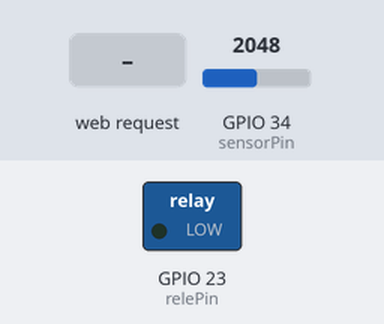
Recording of a sketch running on a simulated ESP32. Parts: switched loads named in the sketch (green lamp = pin HIGH). The inputs (shaded band) are chosen by the test bench; at power-on: GPIO 34 (sensorPin) = 2048 (analog values on the 0–4095 scale). WiFi joins after 1.5 s; servers stay silent unless stated; uploads are accepted with an empty reply; what the sketch prints to the serial monitor is not drawn.

Above: at 2.7 s.
2.8 s: HTTP request GET /ligar received
At 3.3 s:
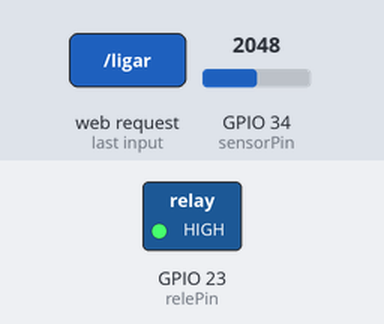
4.3 s: HTTP request GET /desligar received
At 5.7 s:
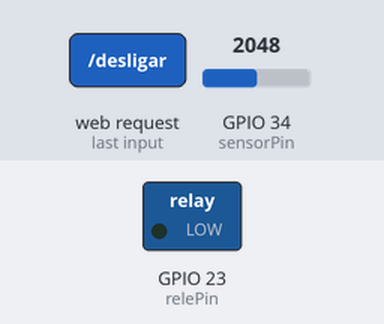
Timing chart, 0 to 7.3 s (numbered marks = the images above; inputs shaded):
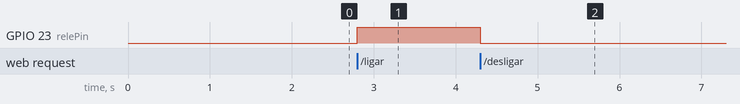

The sketch:

c_digo_arduino.ino
```cpp
#include <WiFi.h>
#include <WebServer.h>
#include <HTTPClient.h>

// 🔧 Dados da sua rede Wi-Fi
const char* ssid = "popcorn";
const char* password = "jm12344321";

// 🌐 URL do seu Backend (Altere para o IP do seu computador na rede local ou URL do Render)
// Exemplo local: "http://192.168.0.100:3000/api/leituras"
const char* backendUrl = "https://e-energy-api.onrender.com/api/leituras";

WebServer server(80);

// Pinos do Hardware
const int relePin = 23;      // Pino do Módulo Relé
const int sensorPin = 34;    // Pino analógico do Sensor de Corrente (SCT-013 ou ACS712)

// Parâmetros de Calibração do Sensor
const float tensaoRede = 127.0;    // Tensão da rede elétrica (127V ou 220V)
const float fatorCalibracao = 30.0; // Fator de calibração para o SCT-013 (30A/1V)

unsigned long ultimoEnvio = 0;
const unsigned long intervaloEnvio = 5000; // Envia a cada 5 segundos

// Função para calcular a Corrente RMS (Root Mean Square)
float calcularCorrenteRMS() {
  unsigned long tempoInicial = millis();
  int totalAmostras = 0;
  double somaQuadrados = 0;

  // Coleta amostras da onda senoidal por 100ms (aprox 6 ciclos de 60Hz)
  while (millis() - tempoInicial < 100) {
    int leituraBruta = analogRead(sensorPin);
    // Remove o offset de DC (centro em 2048 para ADC de 12 bits do ESP32)
    float tensaoSensor = (leituraBruta - 2048.0) * (3.3 / 4095.0);
    somaQuadrados += tensaoSensor * tensaoSensor;
    totalAmostras++;
  }

  float valorRMS = sqrt(somaQuadrados / totalAmostras);
  float correnteAmperes = valorRMS * fatorCalibracao;

  // Filtro de ruído para correntes muito pequenas
  if (correnteAmperes < 0.10) {
    correnteAmperes = 0.0;
  }

  return correnteAmperes;
}

// Função para enviar os dados via HTTP POST para o Backend/MongoDB
void enviarDadosBackend(float corrente, float potencia) {
  if (WiFi.status() == WL_CONNECTED) {
    HTTPClient http;
    http.begin(backendUrl);
    http.addHeader("Content-Type", "application/json");
    http.addHeader("X-ESP32-Secret", "eenergy_esp32_secret_2026");

    // Monta o JSON
    String jsonPayload = "{";
    jsonPayload += "\"comodo_id\":\"sala\",";
    jsonPayload += "\"corrente\":" + String(corrente, 2) + ",";
    jsonPayload += "\"potencia\":" + String(potencia, 2) + ",";
    jsonPayload += "\"tensao\":" + String(tensaoRede, 1);
    jsonPayload += "}";

    int httpCode = http.POST(jsonPayload);

    if (httpCode > 0) {
      Serial.println("📡 Dados enviados ao Backend! Código HTTP: " + String(httpCode));
    } else {
      Serial.println("❌ Erro ao enviar HTTP: " + http.errorToString(httpCode));
    }

    http.end();
  }
}

void setup() {
  Serial.begin(115200);
  pinMode(relePin, OUTPUT);
  digitalWrite(relePin, LOW); // Relé começa desligado
  analogReadResolution(12);

  // Conectar ao Wi-Fi
  WiFi.begin(ssid, password);
  Serial.println("Conectando ao Wi-Fi...");

  while (WiFi.status() != WL_CONNECTED) {
    delay(500);
    Serial.print(".");
  }

  Serial.println("\n✅ Conectado ao Wi-Fi!");
  Serial.print("🌐 Endereço IP do ESP32: ");
  Serial.println(WiFi.localIP());

  // Rotas HTTP do ESP32 para controle direto se necessário
  server.on("/ligar", []() {
    digitalWrite(relePin, HIGH);
    server.send(200, "text/plain", "Relé ligado ✅");
  });

  server.on("/desligar", []() {
    digitalWrite(relePin, LOW);
    server.send(200, "text/plain", "Relé desligado ❌");
  });

  server.on("/status", []() {
    float i = calcularCorrenteRMS();
    float p = i * tensaoRede;
    String resposta = "Corrente: " + String(i, 2) + " A | Potência: " + String(p, 2) + " W";
    server.send(200, "text/plain", resposta);
  });

  server.begin();
  Serial.println("Servidor HTTP iniciado no ESP32!");
}

void loop() {
  server.handleClient();

  // Envia medições periodicamente para a API
  if (millis() - ultimoEnvio >= intervaloEnvio) {
    ultimoEnvio = millis();

    float corrente = calcularCorrenteRMS();
    float potencia = corrente * tensaoRede;

    Serial.print("⚡ Corrente: ");
    Serial.print(corrente);
    Serial.print(" A | 💡 Potência: ");
    Serial.print(potencia);
    Serial.println(" W");

    enviarDadosBackend(corrente, potencia);
  }
}
```

Measured:
- after the input at 2.8 s, GPIO 23 (relePin): LOW → HIGH at once
- after the input at 4.3 s, GPIO 23 (relePin): HIGH → LOW at once
